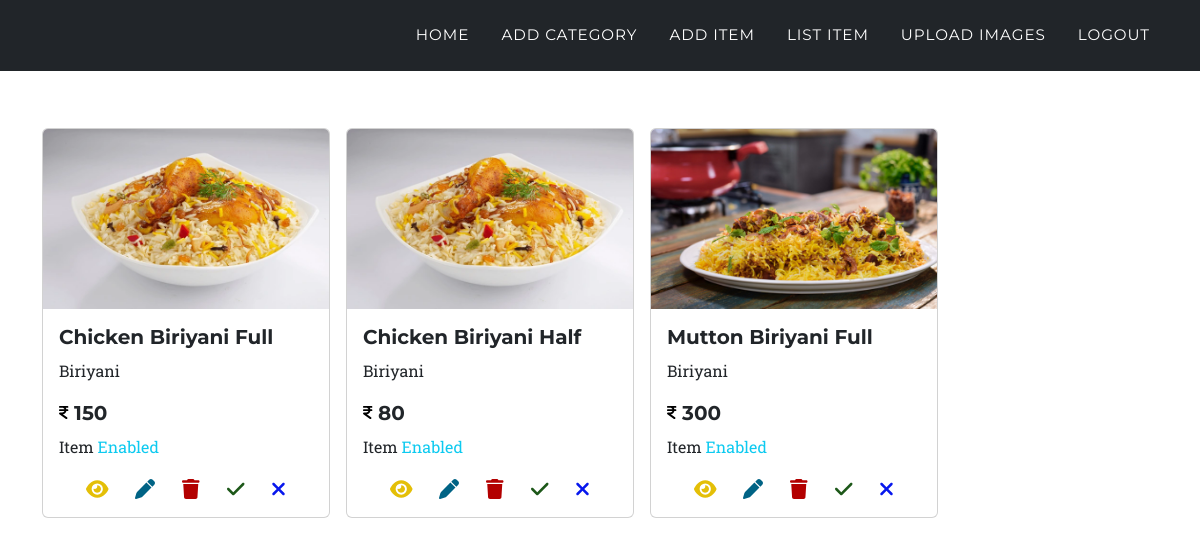
Screenshot of /foodsync/category/1/detail/ (signed in) with the database file from the repository.
### myapp/models.py (models this page shows, shortened)
class Item(models.Model):
    name = models.CharField(max_length=100)
    category = models.ForeignKey(Category,null=True,on_delete=models.SET_NULL)
    image = models.ImageField(upload_to="images")
    price = models.PositiveIntegerField()
    restaurant = models.ForeignKey(Restaurant,on_delete=models.CASCADE)
    is_active = models.BooleanField(default = True)

class Category(models.Model):
    name = models.CharField(max_length=100)
    image = models.ImageField(upload_to="images",null=True)
    is_active = models.BooleanField(default=True)
    restaurant = models.ForeignKey(Restaurant, on_delete=models.CASCADE)
    def __str__(self):
        return self.name

### restaurant/views.py (the view)
# urls.py: path('category/<int:pk>/detail/',views.CategoryListView.as_view(), name="category_list"),
@method_decorator(signinRequired, name="dispatch")
class CategoryListView(DetailView):
    template_name = "restaurant/category_list.html"
    model = models.Category
    context_object_name = "category"

### restaurant/views.py (called while the page is built)
def signinRequired(fn):
    def wrapper(request,*args,**kwargs):
        if not request.user.is_authenticated:
            messages.error(request,"Invalid User")
            return redirect("restaurant_signin")
        else:
            return fn(request,*args,**kwargs)
    return wrapper

### restaurant/templates/restaurant/category_list.html
{% extends 'restaurant/base.html'%}
{% block main_block %}
<div class="container" style="margin-top: 120px;">
    <div class="row row-cols-1 row-cols-md-3 g-2 mt-4">
      {% for i in category.item_set.all %}
      <div class="col" style="width: 19rem;">
        <div class="card" style="width: 18rem;">
          <img src="{{ i.image.url }}" class="card-img-top" alt="..." height="180px">
          <div class="card-body">
            <h5 class="card-title">{{i.name}}</h5>
            <p class="card-text">{{i.category}}</p>
            <h5><i class="fa-solid fa-indian-rupee-sign fa-xs" style="color: #000000;"></i> {{i.price}}</h5>
            {% if i.is_active == 0 %}
              <p class="card-text">Item <span class="text-danger">Disabled</span></p>
              {% else %}
              <p class="card-text">Item <span class="text-info">Enabled</span></p>
            {% endif %}
            <div class="d-flex justify-content-evenly">
              <a href="{% url 'item_detail' i.id %}"><i class="fa-solid fa-eye fa-lg" style="color: #e4bf07;"></i></a>
              <a href="{% url 'item_update' i.id %}"><i class="fa-solid fa-pen fa-lg" style="color: #006385;"></i></a>
              <a href="{% url 'item_delete' i.id %}"><i class="fa-solid fa-trash fa-lg" style="color: #b30000;"></i></a>
              <a href="{% url 'item_enable' i.id %}"><i class="fa-solid fa-check fa-lg" style="color: #1d5819;"></i></a>
              <a href="{% url 'item_disable' i.id %}"><i class="fa-solid fa-xmark fa-lg" style="color: #0717ed;"></i></a>
            </div>
          </div>
        </div>
      </div>
      {% endfor %}
    </div>
  </div>
{% endblock %}

### rows the page displays
Item: image (picture), name "Chicken Biriyani Full", category "Biriyani", price "150", is_active "Item"
Item: image (picture), name "Chicken Biriyani Half", category "Biriyani", price "80", is_active "Item"
Item: image (picture), name "Mutton Biriyani Full", category "Biriyani", price "300", is_active "Item"
